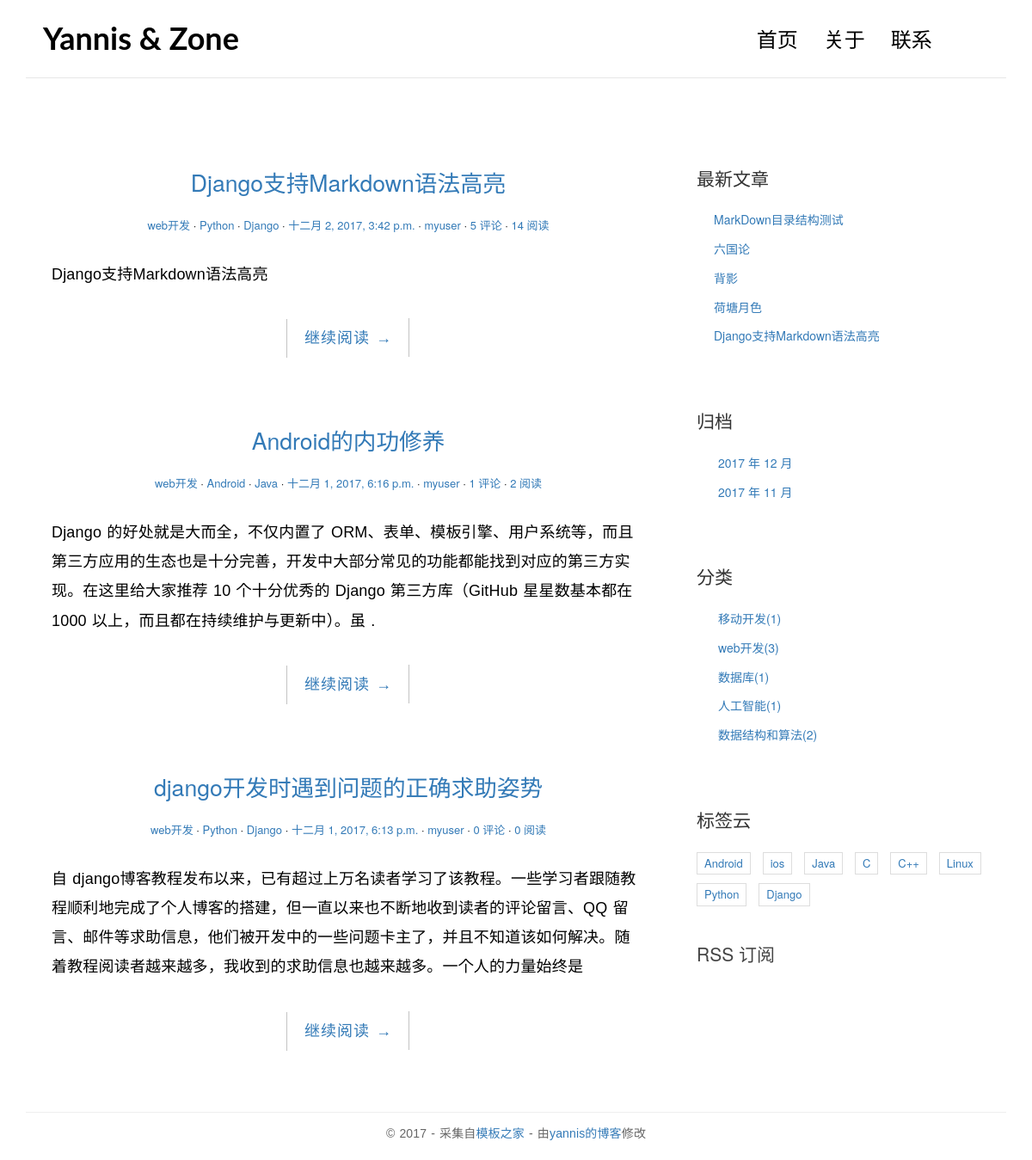
/category/4/, run on an earlier commit of the app's database.
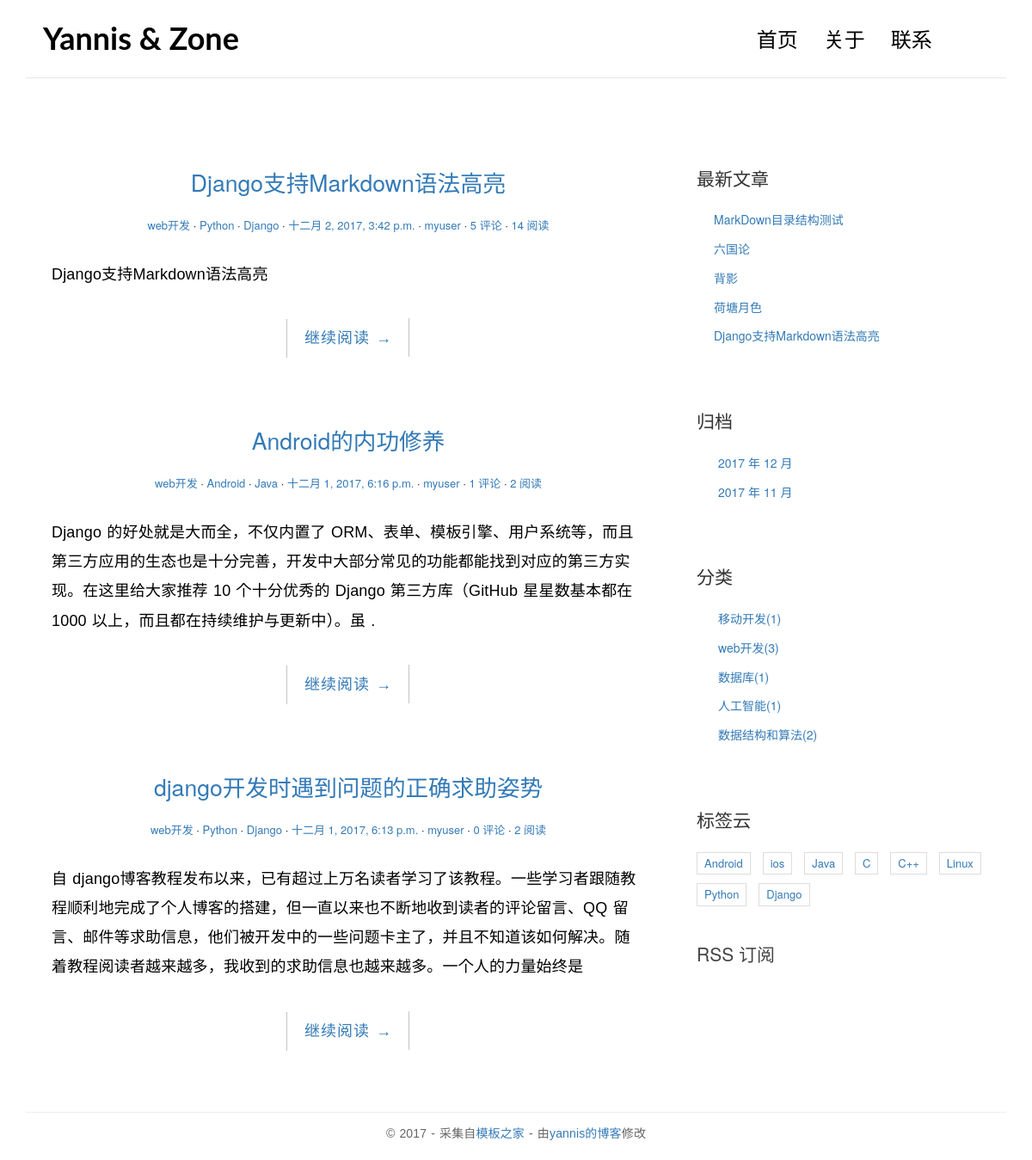
And on a later commit of the database.
### blog/models.py (models this page shows, shortened)
class Post(models.Model):
	title = models.CharField(max_length = 100)
	body = models.TextField()
	create_time = models.DateTimeField()
	modified_time = models.DateTimeField()
	excerpt = models.CharField(max_length=200, blank = True)
	category = models.ForeignKey(Category)
	tags = models.ManyToManyField(Tag,blank = True)
	author = models.ForeignKey(User)
	views  = models.PositiveIntegerField(default=0)
	def get_absolute_url(self):
		return reverse('blog:detail',kwargs={'pk':self.pk})
	class Meta:
		ordering = ['-create_time']

class Category(models.Model):
	name = models.CharField(max_length = 100)

### blog/views.py (the view)
# urls.py: url(r'^category/(?P<pk>[0-9]+)/$',views.CategoryView.as_view(),name='category'),
class CategoryView(IndexView):
	def get_queryset(self):
		cate  = get_object_or_404(Category,pk = self.kwargs.get('pk'))
		return super(CategoryView,self).get_queryset().filter(category=cate)

### blog/templatetags/blog_tags.py (called while the page is built)
@register.simple_tag
def get_recent_posts(num=5):
    return Post.objects.all().order_by('-create_time')[:num]

@register.simple_tag
def archives():
    return Post.objects.dates('create_time','month',order='DESC')

@register.simple_tag
def get_categories():
    return Category.objects.annotate(num_posts=Count('post')).filter(num_posts__gt=0)

@register.simple_tag
def get_tags():
    return Tag.objects.annotate(num_posts = Count('post')).filter(num_posts__gt=0)

### blog/views.py (called while the page is built, shortened)
	def get_context_data(self,**kwargs):
		context = super(IndexView, self).get_context_data(**kwargs)
		paginator = context.get('paginator')
		page = context.get('page_obj')
		is_paginated = context.get('is_paginated')
		pagination_data = self.pagination_data(paginator,page,is_paginated)
		context.update(pagination_data)
		return context

	def pagination_data(self,paginator,page,is_paginated):
		if not is_paginated :
			return {}

### templates/blog/index.html (shortened to what this page needs)
{% extends 'base.html' %}
    {% block main %}
			{% for post in post_list %}
                <article class="post post-{{ post.pk }}">
                    <header class="entry-header">
                        <h1 class="entry-title">
                            <a href="{{ post.get_absolute_url }}">{{ post.title }}</a>
                        </h1>
                        <div class="entry-meta">
                            <span class="post-category"><a href="{% url 'blog:category' post.category.pk %}">{{ post.category.name }}</a></span>
                            {% for tag in post.tags.all %}
                            <span class="post-tag"><a href="{% url 'blog:tag' tag.pk %}">{{ tag.name }}</a></span>
                            {% endfor %}
                            <span class="post-date"><a href="#"><time class="entry-date"
                                                                      datetime="2012-11-09T23:15:57+00:00">{{  post.create_time }}</time></a></span>
                            <span class="post-author"><a href="#">{{ post.author }}</a></span>
                            <span class="comments-link"><a href="{{ post.get_absolute_url }}#comment-area">{{ post.comment_set.count }} 评论</a></span>
                            <span class="views-count"><a href="{{ post.get_absolute_url }}">{{ post.views }} 阅读</a></span>
                        </div>
                    </header>
                    <div class="entry-content clearfix">
                        <p>{{ post.excerpt }}</p>
                        <div class="read-more cl-effect-14">
                            <a href="{{ post.get_absolute_url }}" class="more-link">继续阅读 <span class="meta-nav">→</span></a>
                        </div>
                    </div>
                </article>
				{% endfor %}
	{% endblock main %}

What changed in the data, as far as the page shows it:
changed Post "django开发时遇到问题的正确求助姿势": views "0" → "2"
